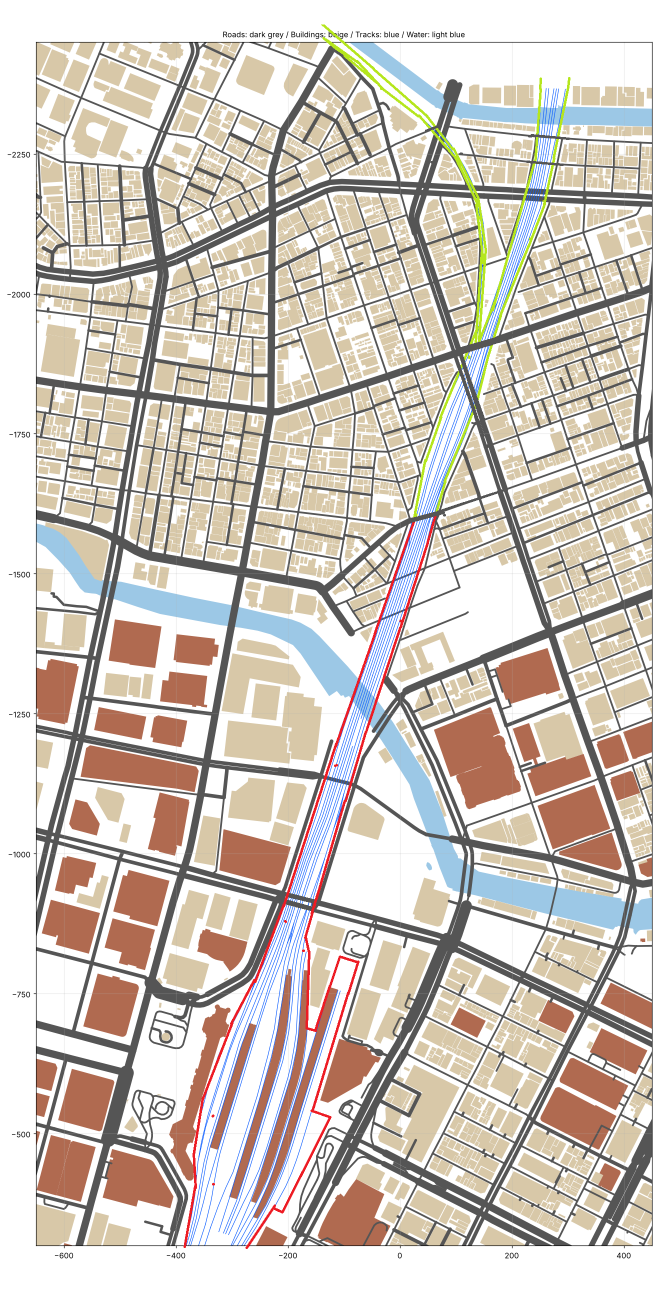
#> input picture tools/tokyo-rail/north.png, 1320 x 2580 px, found by its file name (shown at 1/2 size)
$ python make_shapes.py
#> lines starting #> are read from the running program, lines starting #| are printed output that depends on the picture; after the words box and inside, x2 and y2 are one past the last pixel; in counts of white or black regions, pixels touching at a corner belong together
# 描いてもらった地図(赤=れんがの構築物、黄緑=宙に浮いたコンクリートの高架)から形を作る
#  → tools/tokyo-rail/shapes.json {brick:[[x,z]...]..., concrete:[...]}(日本橋マップの座標)
import json, numpy as np, cv2
from PIL import Image
from shapely.geometry import Polygon
from shapely.ops import unary_union
# 画像の軸の枠(ピクセル) ↔ 地図の座標
MAPS = [('tools/tokyo-rail/north.png', (72, 1304, -650, 450), (84, 2491, -2450, -300)),
        ('tools/tokyo-rail/south.png', (62, 1304, -1250, -100), (61, 2113, -400, 1500))]
out = {'brick': [], 'concrete': []}
for f, (px0, px1, x0, x1), (py0, py1, z0, z1) in MAPS:
    a = np.array(Image.open(f).convert('RGB')).astype(int); r, g, b = a[..., 0], a[..., 1], a[..., 2]
#> after `r, g, b = (a[..., 0], a[..., 1], a[..., 2])`:
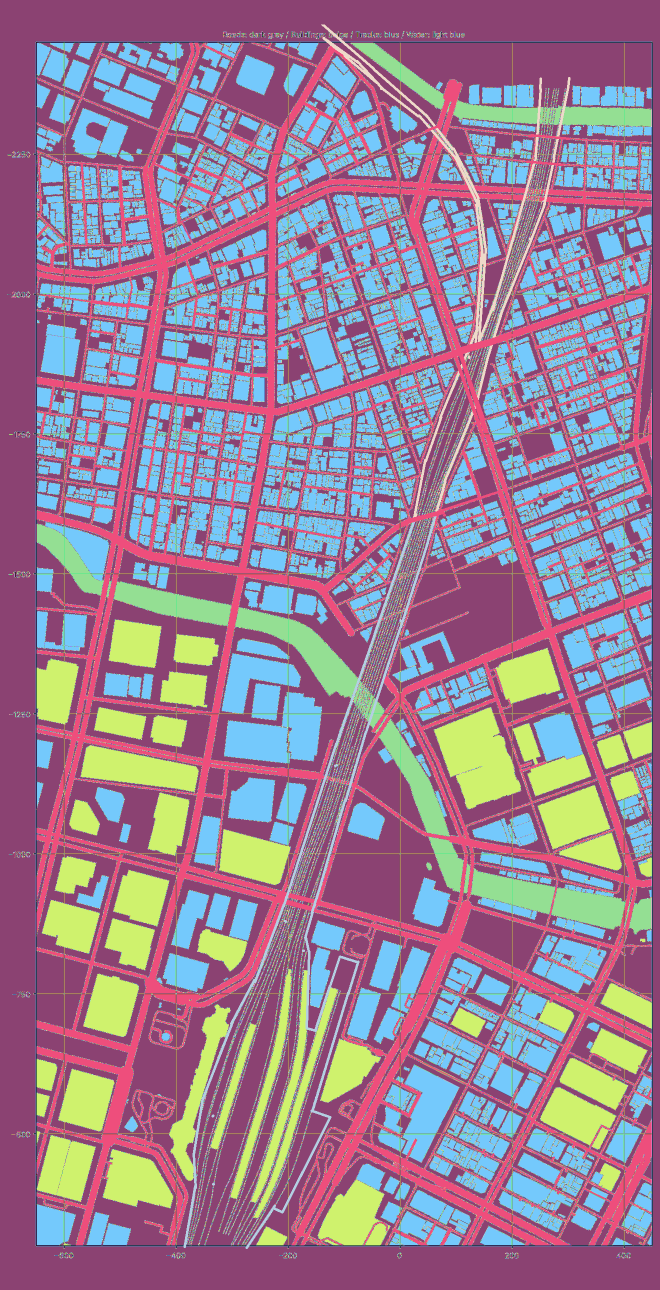
#> r: shape (2580, 1320) int64 (shown at 1/2 size); 256 distinct labels, from 0 to 255; one colour per label, 0 black
#> after `r, g, b = (a[..., 0], a[..., 1], a[..., 2])`:
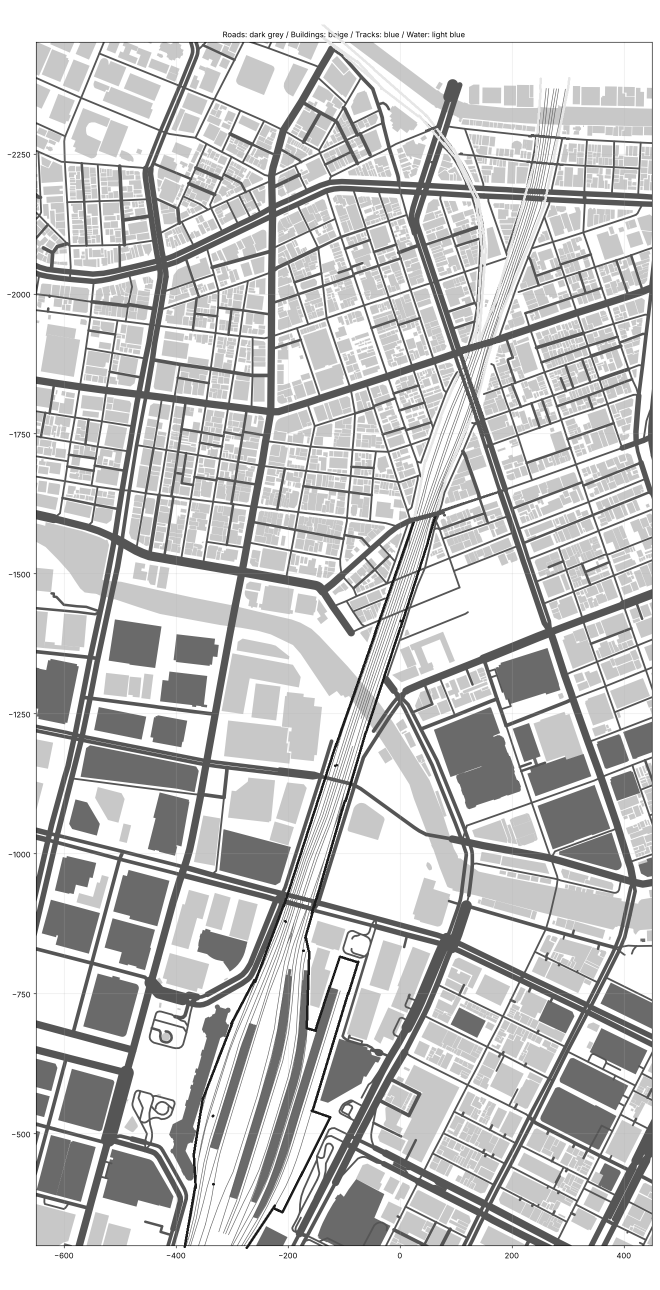
#> g: shape (2580, 1320) int64 (shown at 1/2 size); min 0, max 255, mean 199
#> after `r, g, b = (a[..., 0], a[..., 1], a[..., 2])`:
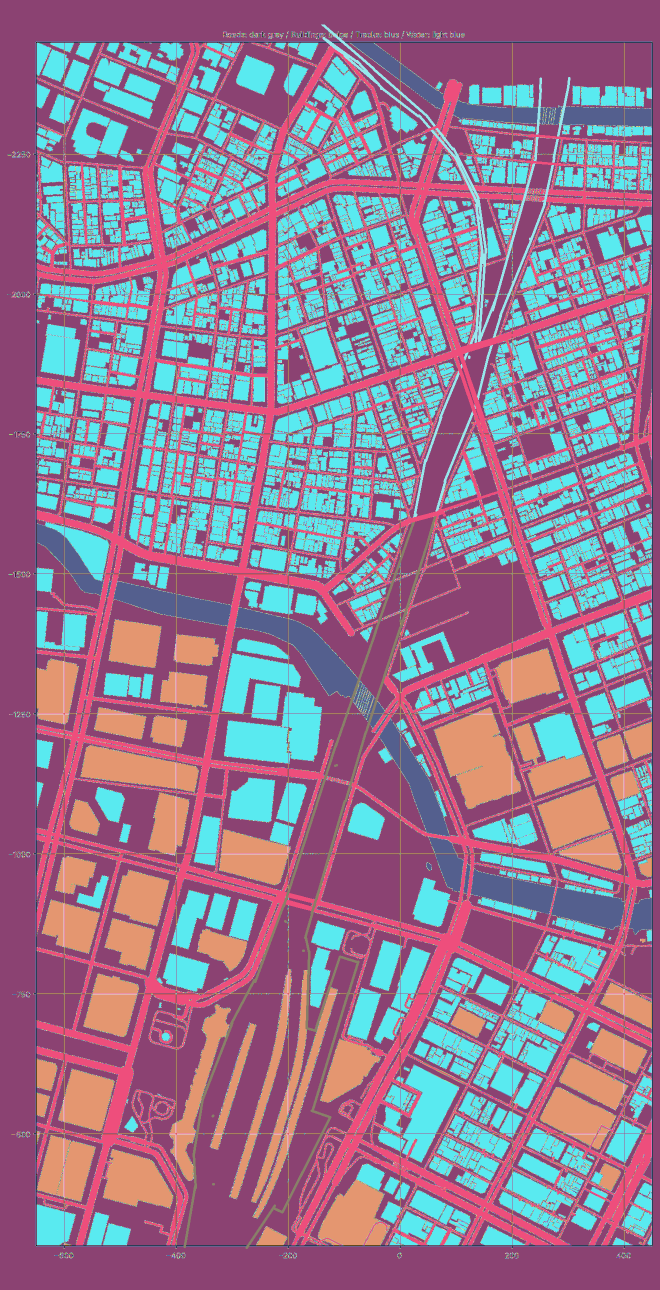
#> b: shape (2580, 1320) int64 (shown at 1/2 size); 256 distinct labels, from 0 to 255; one colour per label, 0 black
    for kind, m in (('brick', (r > 200) & (g < 70) & (b < 70)), ('concrete', (g > 180) & (r > 120) & (r < 230) & (b < 90))):
        m = m.astype(np.uint8) * 255
        m[:py0 + 2] = 0; m[py1 - 2:] = 0; m[:, :px0 + 2] = 0; m[:, px1 - 2:] = 0
        k = cv2.getStructuringElement(cv2.MORPH_ELLIPSE, (41, 41))
        m = cv2.morphologyEx(cv2.dilate(m, np.ones((3, 3), np.uint8)), cv2.MORPH_CLOSE, k)
        cs, hier = cv2.findContours(m, cv2.RETR_EXTERNAL, cv2.CHAIN_APPROX_SIMPLE)
        for c in cs:
            if cv2.contourArea(c) < 400: continue
            pts = [(x0 + (p[0][0] - px0) / (px1 - px0) * (x1 - x0), z0 + (p[0][1] - py0) / (py1 - py0) * (z1 - z0)) for p in c]
            out[kind].append(Polygon(pts).buffer(0))
#> this loop made 2 passes
#> kind on passes 1 to 2: 'brick', 'concrete'
#> pass 1, `m = cv2.morphologyEx(cv2.dilate(m, np.ones((3, 3), np.uint8)), cv2.MOR..`:
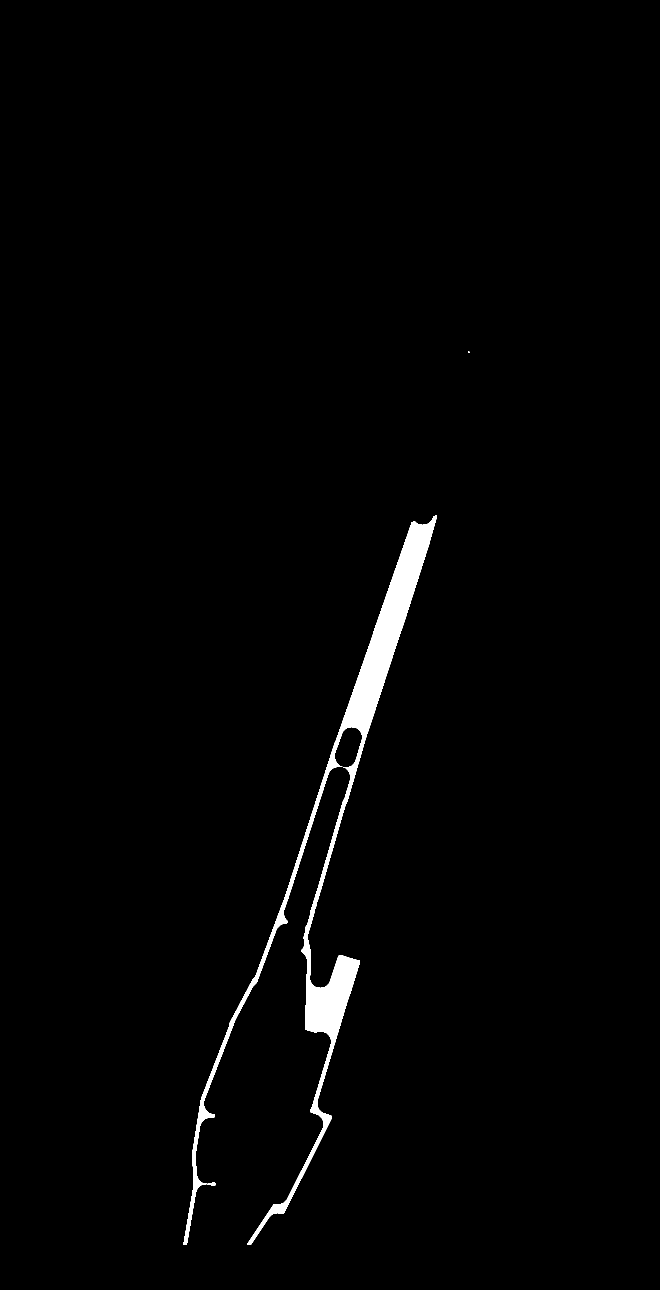
#> m: shape (2580, 1320) (shown at 1/2 size); 1.5% white; 2 white regions (1 under 20 px), largest, box (x1, y1, x2, y2) and area: (367, 1031, 874, 2490) 50955
#> pass 2, `m = cv2.morphologyEx(cv2.dilate(m, np.ones((3, 3), np.uint8)), cv2.MOR..`:
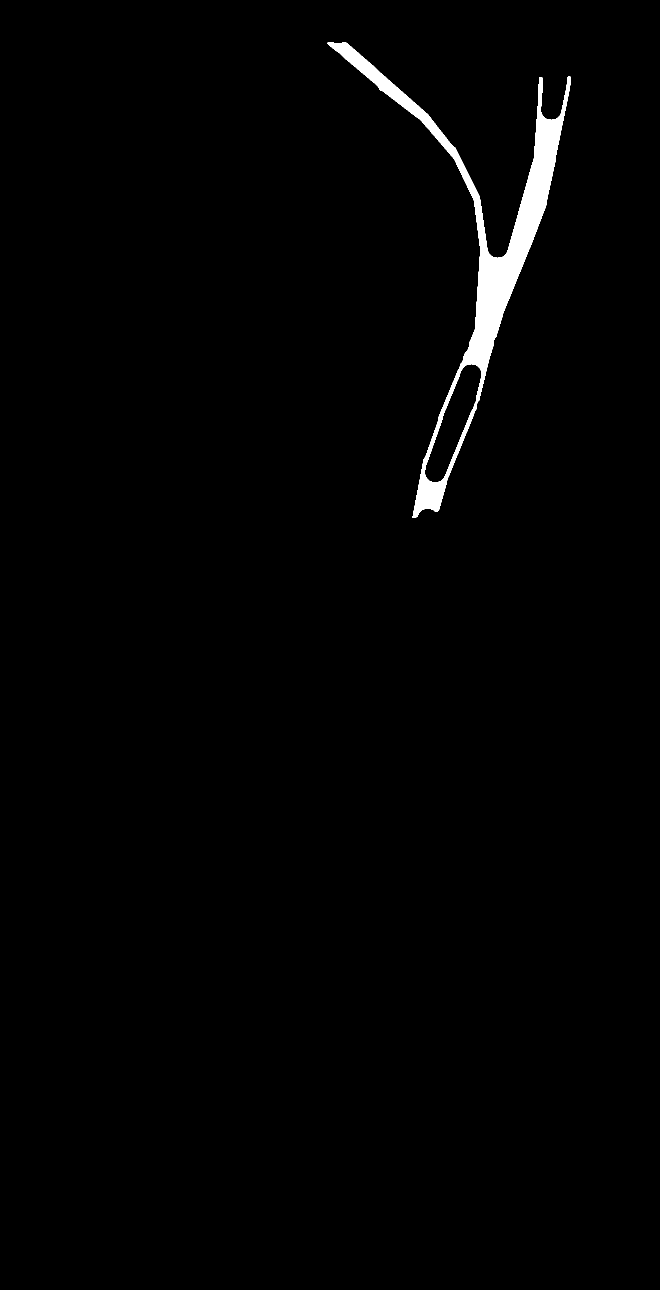
#> m: shape (2580, 1320) (shown at 1/2 size); 1.3% white; 1 white region, box (x1, y1, x2, y2) and area: (655, 85, 1142, 1036) 45385
#> pass 2 of the loop `for f, (px0, px1, x0, x1), (py0, py1, z0, z1) in MAPS:`:
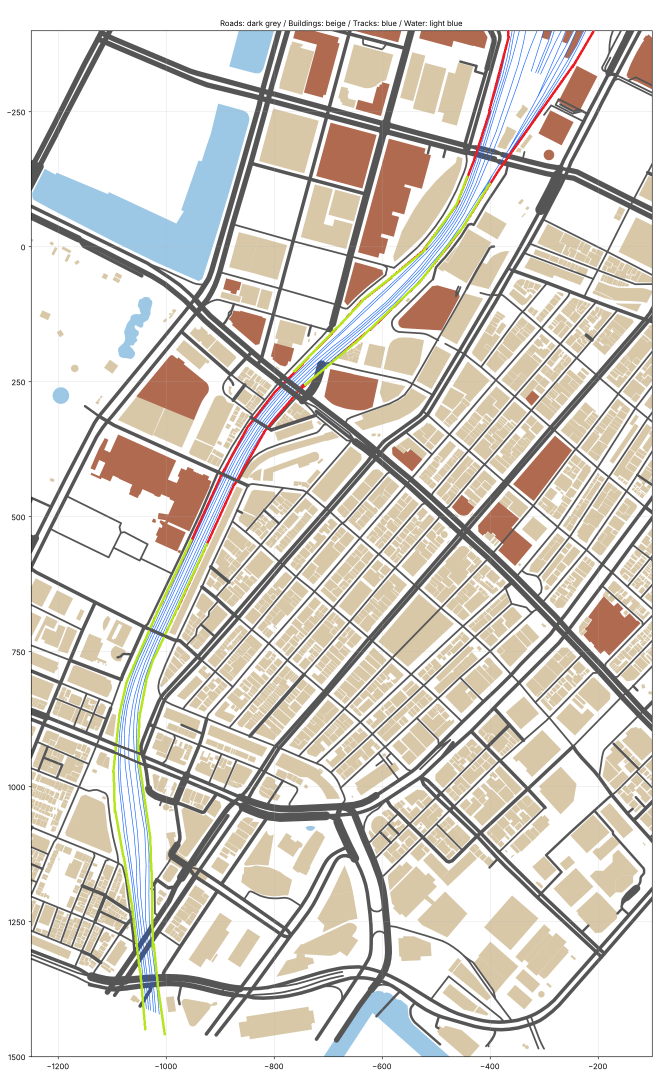
#> input picture tools/tokyo-rail/south.png, 1320 x 2180 px, found by its file name (shown at 1/2 size)
#> a: shape (2180, 1320, 3) int64
#> r: shape (2180, 1320) int64; 256 distinct labels, from 0 to 255
#> g: shape (2180, 1320) int64; 256 distinct labels, from 0 to 255
#> `r, g, b = (a[..., 0], a[..., 1], a[..., 2])`:
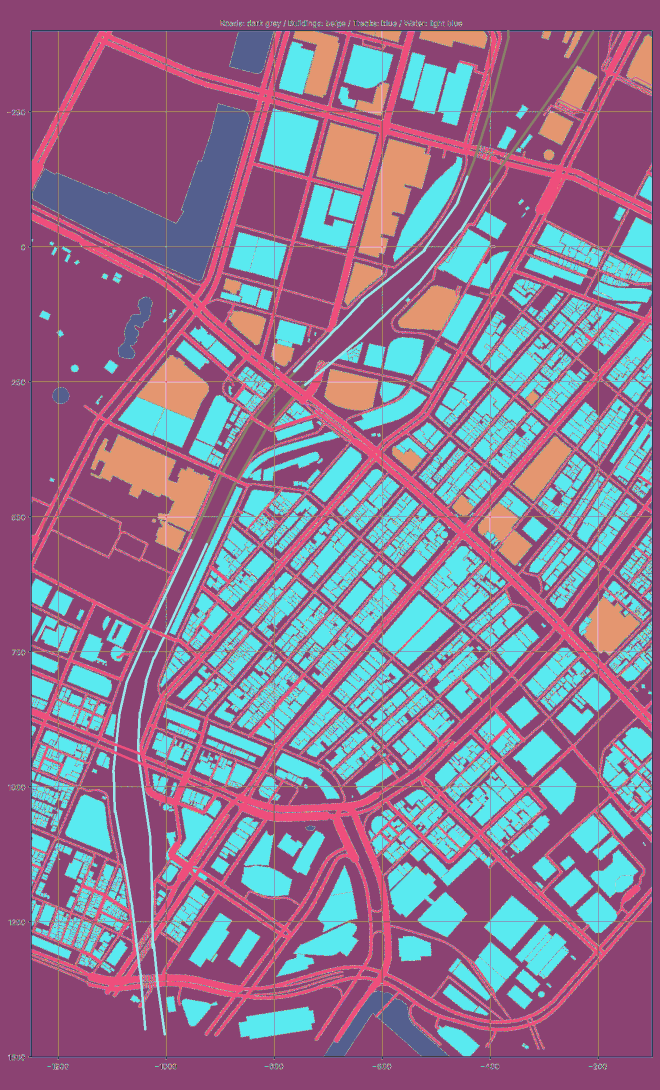
#> b: shape (2180, 1320) int64 (shown at 1/2 size); 256 distinct labels, from 0 to 255; one colour per label, 0 black
#> the loop `for kind, m in (('brick', (r > 200) & (g < 70) & (b < 70)), ('concrete..` made 2 passes
#> pass 2, `m = m.astype(np.uint8) * 255`:
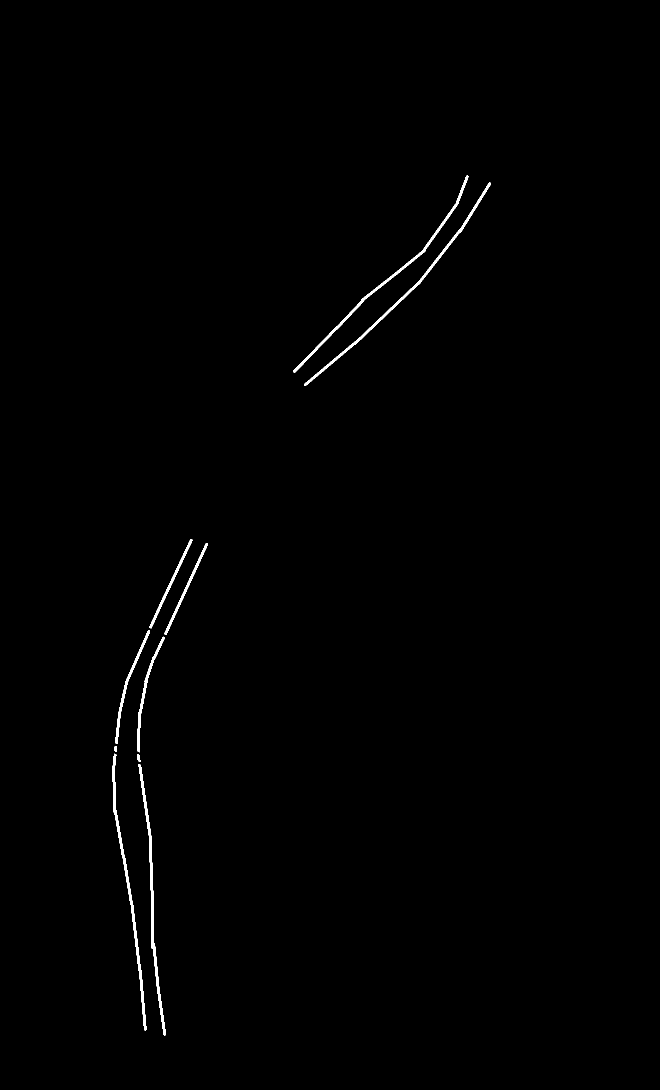
#> m: shape (2180, 1320) (shown at 1/2 size); 0.54% white; 10 white regions, largest, box (x1, y1, x2, y2) and area: (224, 1507, 293, 2061) 2788, (608, 365, 982, 772) 2775, (277, 1528, 332, 2071) 2740
res = {}
for kind in out:
    u = unary_union(out[kind]).simplify(1.5)
    res[kind] = [[[round(x, 1), round(z, 1)] for x, z in list(g.exterior.coords)[:-1]] for g in (getattr(u, 'geoms', None) or [u]) if g.area > 300]
#> after the loop, res = 2 items
# 重なりはれんがを優先
bu = unary_union([Polygon(p) for p in res['brick']])
cu = unary_union([Polygon(p) for p in res['concrete']]).difference(bu)
res['concrete'] = [[[round(x, 1), round(z, 1)] for x, z in list(g.exterior.coords)[:-1]] for g in (getattr(cu, 'geoms', None) or [cu]) if g.geom_type == 'Polygon' and g.area > 300]
json.dump(res, open('tools/tokyo-rail/shapes.json', 'w'))
print({k: len(v) for k, v in res.items()})
#| {'brick': 2, 'concrete': 7}
